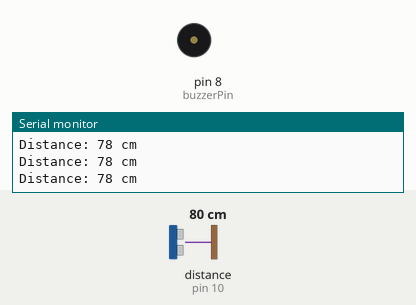
Simulated run of this sketch. Board: Arduino Uno, built with avr-gcc and run on an emulated ATmega328P. Parts: buzzer (waves = sounding, pin HIGH), the last lines printed to the serial monitor. Wiring (inferred from the names in the program): ultrasonic range finder: trigger pin 9; echo pin 10. The inputs (shaded band) are chosen by the test bench; at power-on: distance to the obstacle (sensor on pin 10) 80 cm. The echo pulse lasts 58.3 µs per cm; pins used as bus, display or sensor lines are not drawn.

Above: at 1.3 s.
1.4 s: distance to the obstacle (sensor on pin 10) set to 43 cm
2.9 s: distance to the obstacle (sensor on pin 10) set to 38 cm
At 3.8 s:
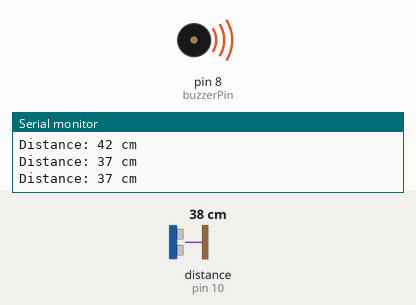
4.5 s: distance to the obstacle (sensor on pin 10) set to 60 cm
At 5.3 s:
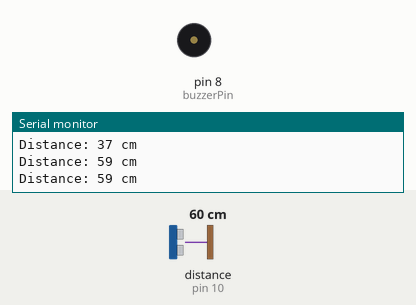
6.0 s: distance to the obstacle (sensor on pin 10) set to 2 cm
At 6.8 s:
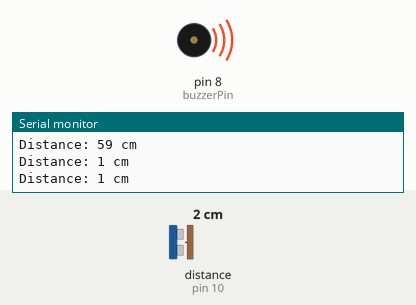
Timing chart, 0 to 8.5 s (numbered marks = the images above; inputs shaded):
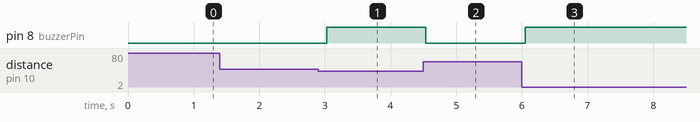

Measured:
- the behaviour switches between 41 and 40 cm on distance to the obstacle (sensor on pin 10) (found by bisection; images 0 and 1)
- after the input at 2.9 s, pin 8 (buzzerPin): LOW → HIGH after 0.13 s
- after the input at 4.5 s, pin 8 (buzzerPin): HIGH → LOW at once
- after the input at 6.0 s, pin 8 (buzzerPin): LOW → HIGH after 0.05 s

The sketch:

PostureCorrection.ino
```cpp
// Posture Correction Device using Ultrasonic Sensor + Buzzer
// Written in Arduino C

// Pin definitions
const int trigPin = 9;     // Ultrasonic sensor TRIG pin
const int echoPin = 10;    // Ultrasonic sensor ECHO pin
const int buzzerPin = 8;   // Buzzer pin

// Variables
long duration;
int distance;
const int safeDistance = 40; // in cm, adjust according to your setup

void setup() {
  pinMode(trigPin, OUTPUT);
  pinMode(echoPin, INPUT);
  pinMode(buzzerPin, OUTPUT);
  Serial.begin(9600); // Open serial monitor
}

void loop() {

  digitalWrite(trigPin, LOW);
  delayMicroseconds(2);

  digitalWrite(trigPin, HIGH);
  delayMicroseconds(10);
  digitalWrite(trigPin, LOW);

  // Measure the echo pulse
  duration = pulseIn(echoPin, HIGH);

  // Calculate distance in cm
  distance = duration * 0.034 / 2;

  // Print distance to Serial Monitor
  Serial.print("Distance: ");
  Serial.print(distance);
  Serial.println(" cm");

  // Check posture
  if (distance < safeDistance) {
    // Too close → bad posture
    digitalWrite(buzzerPin, HIGH);  // Turn buzzer ON
  } else {
    // Good posture
    digitalWrite(buzzerPin, LOW);   // Turn buzzer OFF
  }

  delay(500); // small delay
}
```
